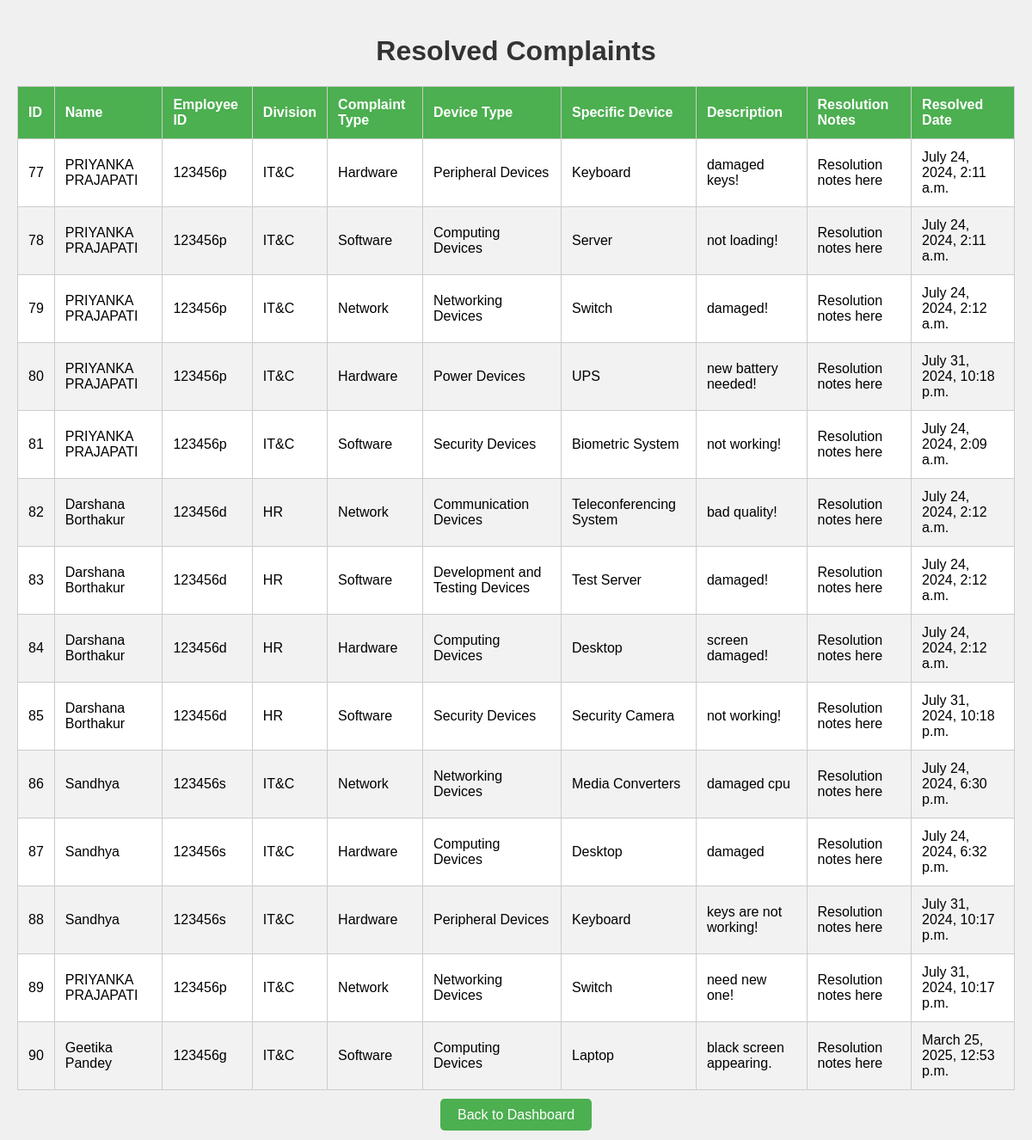
The page /resolved_complaints/ (signed in) on the database its author committed.
### app1/models.py (models this page shows, shortened)
class ResolvedComplaint(models.Model):
    complaint = models.OneToOneField(Complaint, on_delete=models.CASCADE)  # Link to Complaint
    complaint_type = models.CharField(max_length=100)
    device_type = models.CharField(max_length=100)
    specific_device = models.CharField(max_length=100)
    description = models.TextField()
    resolution_notes = models.TextField(blank=True, null=True)
    status = models.CharField(max_length=50, choices=Complaint.STATUS_CHOICES)
    resolved_date = models.DateTimeField(auto_now_add=True)
    user = models.ForeignKey(User, on_delete=models.CASCADE, related_name='resolved_complaints')  # Ensure user field is correct

class Complaint(models.Model):
    PENDING = 'Pending'
    RESOLVED = 'Resolved'
    STATUS_CHOICES = [
        (PENDING, 'Pending'),
        (RESOLVED, 'Resolved'),
    ]
    complaint_type = models.CharField(max_length=100)
    device_type = models.CharField(max_length=100)
    specific_device = models.CharField(max_length=100, blank=True, null=True)
    description = models.TextField()
    date_created = models.DateTimeField(auto_now_add=True)
    status = models.CharField(max_length=50, choices=STATUS_CHOICES, default=PENDING)
    user = models.ForeignKey(User, on_delete=models.CASCADE)

class Profile(models.Model):
    user = models.OneToOneField(User, on_delete=models.CASCADE)
    division = models.CharField(max_length=100)  # Remove default and allow blank=False
    designation = models.CharField(max_length=100, blank=True, null=True)
    phone_number = models.CharField(max_length=15, blank=True, null=True)

### app1/views.py (the view)
# urls.py: path('resolved_complaints/', views.resolved_complaints, name='resolved_complaints'),
@login_required(login_url='admin_login')
def resolved_complaints(request):
    resolved_complaints = ResolvedComplaint.objects.filter(complaint__status='Resolved')
    print(f'Retrieved Resolved Complaints: {resolved_complaints.count()}')  # Log the number of retrieved complaints
    return render(request, 'resolved_complaints.html', {'resolved_complaints': resolved_complaints})

### templates/resolved_complaints.html (shortened to what this page needs)
<!DOCTYPE html>
<html lang="en">
<head>
    {% load static %}
</head>
<body>
    <h1>Resolved Complaints</h1>
    <table>
        <thead>
            <tr>
                <th>ID</th>
                <th>Name</th>
                <th>Employee ID</th>
                <th>Division</th>
                <th>Complaint Type</th>
                <th>Device Type</th>
                <th>Specific Device</th>
                <th>Description</th>
                <th>Resolution Notes</th>
                <th>Resolved Date</th>
            </tr>
        </thead>
        <tbody>
            {% if resolved_complaints %}
                {% for resolved_complaint in resolved_complaints %}
                    <tr>
                        <td>{{ resolved_complaint.complaint.id }}</td>
                        <td>{{ resolved_complaint.complaint.user.first_name }}</td>
                        <td>{{ resolved_complaint.complaint.user.username }}</td>
                        <td>{{ resolved_complaint.complaint.user.profile.division }}</td>
                        <td>{{ resolved_complaint.complaint.complaint_type }}</td>
                        <td>{{ resolved_complaint.complaint.device_type }}</td>
                        <td>{{ resolved_complaint.complaint.specific_device }}</td>
                        <td>{{ resolved_complaint.complaint.description }}</td>
                        <td>{{ resolved_complaint.resolution_notes }}</td>
                        <td>{{ resolved_complaint.resolved_date }}</td>
                    </tr>
                {% endfor %}
            {% else %}
                <tr>
                    <td colspan="10" class="center">No resolved complaints found.</td>
                </tr>
            {% endif %}
        </tbody>
    </table>
    <div class="center">
        <a href="{% url 'admin_dashboard' %}" class="back-button">Back to Dashboard</a>
    </div>
</body>
</html>

### rows shown on the page
ResolvedComplaint: complaint.id "77", complaint.user.first_name "PRIYANKA PRAJAPATI", complaint.user.username "123456p", complaint.user.profile.division "IT&C", complaint.complaint_type "Hardware", complaint.device_type "Peripheral Devices", complaint.specific_device "Keyboard", complaint.description "damaged keys!", resolution_notes "Resolution notes here", resolved_date "July 24, 2024, 2:11 a.m."
ResolvedComplaint: complaint.id "78", complaint.user.first_name "PRIYANKA PRAJAPATI", complaint.user.username "123456p", complaint.user.profile.division "IT&C", complaint.complaint_type "Software", complaint.device_type "Computing Devices", complaint.specific_device "Server", complaint.description "not loading!", resolution_notes "Resolution notes here", resolved_date "July 24, 2024, 2:11 a.m."
ResolvedComplaint: complaint.id "79", complaint.user.first_name "PRIYANKA PRAJAPATI", complaint.user.username "123456p", complaint.user.profile.division "IT&C", complaint.complaint_type "Network", complaint.device_type "Networking Devices", complaint.specific_device "Switch", complaint.description "damaged!", resolution_notes "Resolution notes here", resolved_date "July 24, 2024, 2:12 a.m."
ResolvedComplaint: complaint.id "80", complaint.user.first_name "PRIYANKA PRAJAPATI", complaint.user.username "123456p", complaint.user.profile.division "IT&C", complaint.complaint_type "Hardware", complaint.device_type "Power Devices", complaint.specific_device "UPS", complaint.description "new battery needed!", resolution_notes "Resolution notes here", resolved_date "July 31, 2024, 10:18 p.m."
ResolvedComplaint: complaint.id "81", complaint.user.first_name "PRIYANKA PRAJAPATI", complaint.user.username "123456p", complaint.user.profile.division "IT&C", complaint.complaint_type "Software", complaint.device_type "Security Devices", complaint.specific_device "Biometric System", complaint.description "not working!", resolution_notes "Resolution notes here", resolved_date "July 24, 2024, 2:09 a.m."
ResolvedComplaint: complaint.id "82", complaint.user.first_name "Darshana Borthakur", complaint.user.username "123456d", complaint.user.profile.division "HR", complaint.complaint_type "Network", complaint.device_type "Communication Devices", complaint.specific_device "Teleconferencing System", complaint.description "bad quality!", resolution_notes "Resolution notes here", resolved_date "July 24, 2024, 2:12 a.m."
ResolvedComplaint: complaint.id "83", complaint.user.first_name "Darshana Borthakur", complaint.user.username "123456d", complaint.user.profile.division "HR", complaint.complaint_type "Software", complaint.device_type "Development and Testing Devices", complaint.specific_device "Test Server", complaint.description "damaged!", resolution_notes "Resolution notes here", resolved_date "July 24, 2024, 2:12 a.m."
ResolvedComplaint: complaint.id "84", complaint.user.first_name "Darshana Borthakur", complaint.user.username "123456d", complaint.user.profile.division "HR", complaint.complaint_type "Hardware", complaint.device_type "Computing Devices", complaint.specific_device "Desktop", complaint.description "screen damaged!", resolution_notes "Resolution notes here", resolved_date "July 24, 2024, 2:12 a.m."
ResolvedComplaint: complaint.id "85", complaint.user.first_name "Darshana Borthakur", complaint.user.username "123456d", complaint.user.profile.division "HR", complaint.complaint_type "Software", complaint.device_type "Security Devices", complaint.specific_device "Security Camera", complaint.description "not working!", resolution_notes "Resolution notes here", resolved_date "July 31, 2024, 10:18 p.m."
ResolvedComplaint: complaint.id "86", complaint.user.first_name "Sandhya", complaint.user.username "123456s", complaint.user.profile.division "IT&C", complaint.complaint_type "Network", complaint.device_type "Networking Devices", complaint.specific_device "Media Converters", complaint.description "damaged cpu", resolution_notes "Resolution notes here", resolved_date "July 24, 2024, 6:30 p.m."
ResolvedComplaint: complaint.id "87", complaint.user.first_name "Sandhya", complaint.user.username "123456s", complaint.user.profile.division "IT&C", complaint.complaint_type "Hardware", complaint.device_type "Computing Devices", complaint.specific_device "Desktop", complaint.description "damaged", resolution_notes "Resolution notes here", resolved_date "July 24, 2024, 6:32 p.m."
ResolvedComplaint: complaint.id "88", complaint.user.first_name "Sandhya", complaint.user.username "123456s", complaint.user.profile.division "IT&C", complaint.complaint_type "Hardware", complaint.device_type "Peripheral Devices", complaint.specific_device "Keyboard", complaint.description "keys are not working!", resolution_notes "Resolution notes here", resolved_date "July 31, 2024, 10:17 p.m."
ResolvedComplaint: complaint.id "89", complaint.user.first_name "PRIYANKA PRAJAPATI", complaint.user.username "123456p", complaint.user.profile.division "IT&C", complaint.complaint_type "Network", complaint.device_type "Networking Devices", complaint.specific_device "Switch", complaint.description "need new one!", resolution_notes "Resolution notes here", resolved_date "July 31, 2024, 10:17 p.m."
ResolvedComplaint: complaint.id "90", complaint.user.first_name "Geetika Pandey", complaint.user.username "123456g", complaint.user.profile.division "IT&C", complaint.complaint_type "Software", complaint.device_type "Computing Devices", complaint.specific_device "Laptop", complaint.description "black screen appearing.", resolution_notes "Resolution notes here", resolved_date "March 25, 2025, 12:53 p.m."
